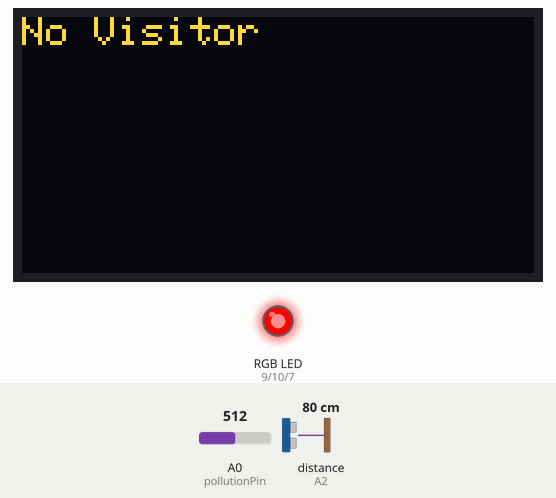
The sketch below on a simulated Arduino Uno, built with avr-gcc and run on an emulated ATmega328P. On the bench: 128×64 one-colour display, an RGB LED mixed from three pins (HIGH = lit). Wiring (inferred from the names in the program): ultrasonic range finder: trigger A1; echo A2. The inputs (shaded band) are chosen by the test bench; at power-on: distance to the obstacle (sensor on A2) 80 cm, A0 (pollutionPin) = 512. The echo pulse lasts 58.3 µs per cm; the OLED is the two-colour kind (top 16 rows yellow); pins used as bus, display or sensor lines are not drawn; what the sketch prints to the serial monitor is not drawn.

Above: at 1.8 s.
1.9 s: distance to the obstacle (sensor on A2) set to 53 cm
3.4 s: distance to the obstacle (sensor on A2) set to 45 cm
At 4.9 s:
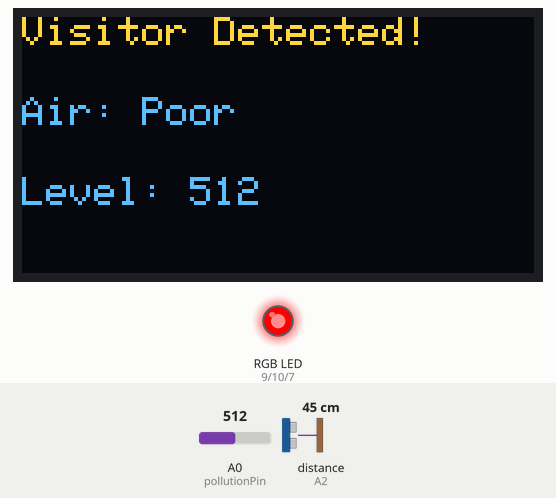
5.6 s: A0 (pollutionPin) set to 413
At 6.6 s:
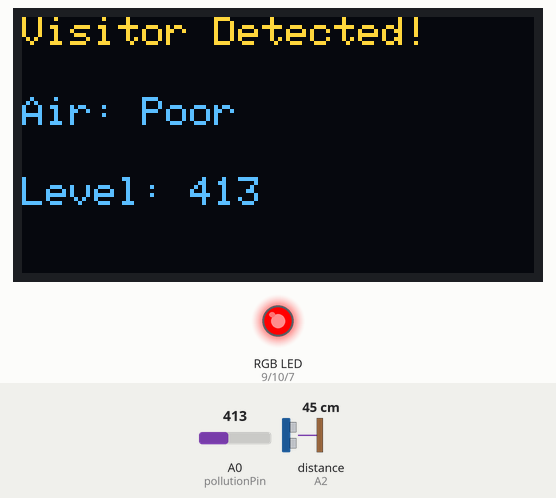
7.7 s: A0 (pollutionPin) set to 386
At 9.4 s:
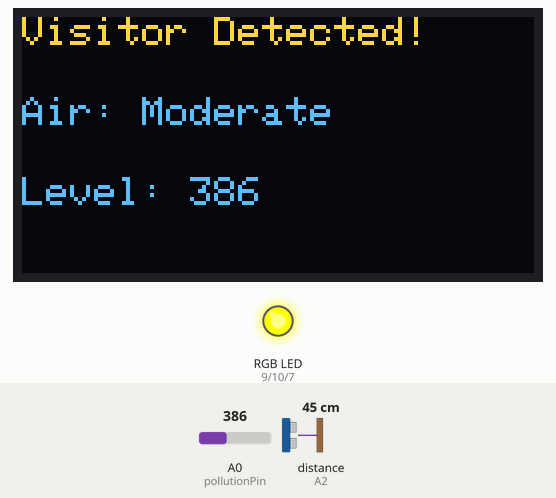
9.8 s: A0 (pollutionPin) set to 208
At 11.1 s:
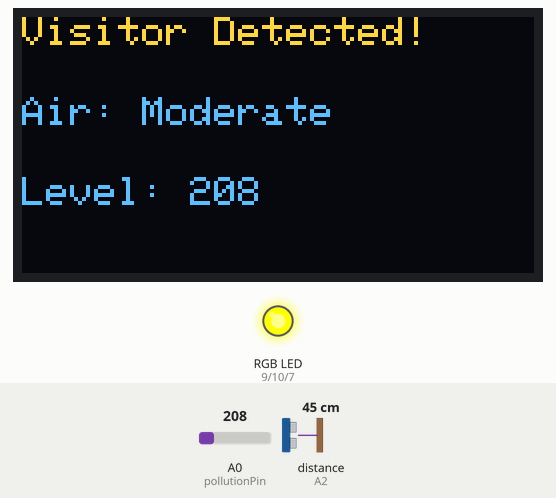
11.9 s: A0 (pollutionPin) set to 191
At 12.7 s:
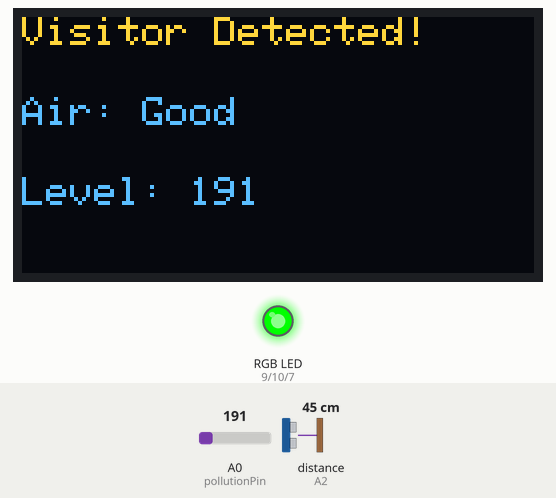
Timing chart, 0 to 14.9 s (numbered marks = the images above; inputs shaded):
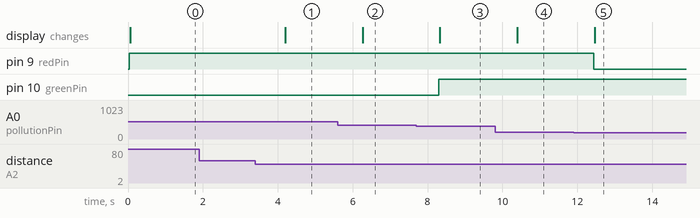

The sketch:

33VisitorDetectionwithPollutionAlert.ino
```cpp
#include <Wire.h>
#include <Adafruit_GFX.h>
#include <Adafruit_SSD1306.h>

// OLED settings
#define SCREEN_WIDTH 128
#define SCREEN_HEIGHT 64
Adafruit_SSD1306 display(SCREEN_WIDTH, SCREEN_HEIGHT, &Wire, -1);

// Ultrasonic pins
const int trigPin = A1;
const int echoPin = A2;

// Pollution sensor pin
const int pollutionPin = A0;

// RGB LED pins
const int redPin = 9;
const int greenPin = 10;
const int bluePin = 7;

// Visitor detection threshold
const int visitorThreshold = 50; // cm

void setup() {
  Serial.begin(9600);

  // Ultrasonic pins
  pinMode(trigPin, OUTPUT);
  pinMode(echoPin, INPUT);

  // RGB LED pins
  pinMode(redPin, OUTPUT);
  pinMode(greenPin, OUTPUT);
  pinMode(bluePin, OUTPUT);

  // OLED init
  if (!display.begin(SSD1306_SWITCHCAPVCC, 0x3C)) {
    Serial.println(F("SSD1306 allocation failed"));
    for (;;);
  }
  display.clearDisplay();
  display.setTextSize(1);
  display.setTextColor(SSD1306_WHITE);
}

void loop() {
  // Ultrasonic distance measurement
  digitalWrite(trigPin, LOW);
  delayMicroseconds(2);
  digitalWrite(trigPin, HIGH);
  delayMicroseconds(10);
  digitalWrite(trigPin, LOW);

  long duration = pulseIn(echoPin, HIGH);
  int distance = duration * 0.034 / 2;

  // Pollution sensor reading
  int pollutionValue = analogRead(pollutionPin);

  // Simple air quality mapping (adjust thresholds experimentally)
  String airStatus;
  if (pollutionValue < 200) {
    airStatus = "Good";
    setLED(0, 255, 0); // Green
  } else if (pollutionValue < 400) {
    airStatus = "Moderate";
    setLED(255, 255, 0); // Yellow
  } else {
    airStatus = "Poor";
    setLED(255, 0, 0); // Red
  }

  // Display info on OLED
  display.clearDisplay();
  display.setCursor(0, 0);
  display.setTextSize(1);

  if (distance < visitorThreshold) {
    display.print("Visitor Detected!");
    display.setCursor(0, 20);
    display.print("Air: ");
    display.print(airStatus);
    display.setCursor(0, 40);
    display.print("Level: ");
    display.print(pollutionValue);
  } else {
    display.print("No Visitor");
  }

  display.display();

  // Debug
  Serial.print("Distance: ");
  Serial.print(distance);
  Serial.print(" cm | Pollution: ");
  Serial.println(pollutionValue);

  delay(1000);
}

// Function to control RGB LED
void setLED(int r, int g, int b) {
  analogWrite(redPin, r);
  analogWrite(greenPin, g);
  analogWrite(bluePin, b);
}
```

Measured:
- the behaviour switches between 51 and 50 cm on distance to the obstacle (sensor on A2) (found by bisection; images 0 and 1)
- the behaviour switches between 400 and 399 on A0 (pollutionPin) (found by bisection; images 2 and 3)
- the behaviour switches between 200 and 199 on A0 (pollutionPin) (found by bisection; images 4 and 5)
- after the input at 1.9 s, every drawn part: stays the same
- after the input at 3.4 s, the display: changes after 0.79 s (image 1)
- after the input at 5.6 s, the display: changes after 0.66 s (image 2)
- after the input at 7.7 s, pin 10 (greenPin): LOW → HIGH after 0.60 s; the display: changes after 0.63 s (image 3)
- after the input at 9.8 s, the display: changes after 0.60 s (image 4)
- after the input at 11.9 s, pin 9 (redPin): HIGH → LOW after 0.54 s; the display: changes after 0.57 s (image 5)
